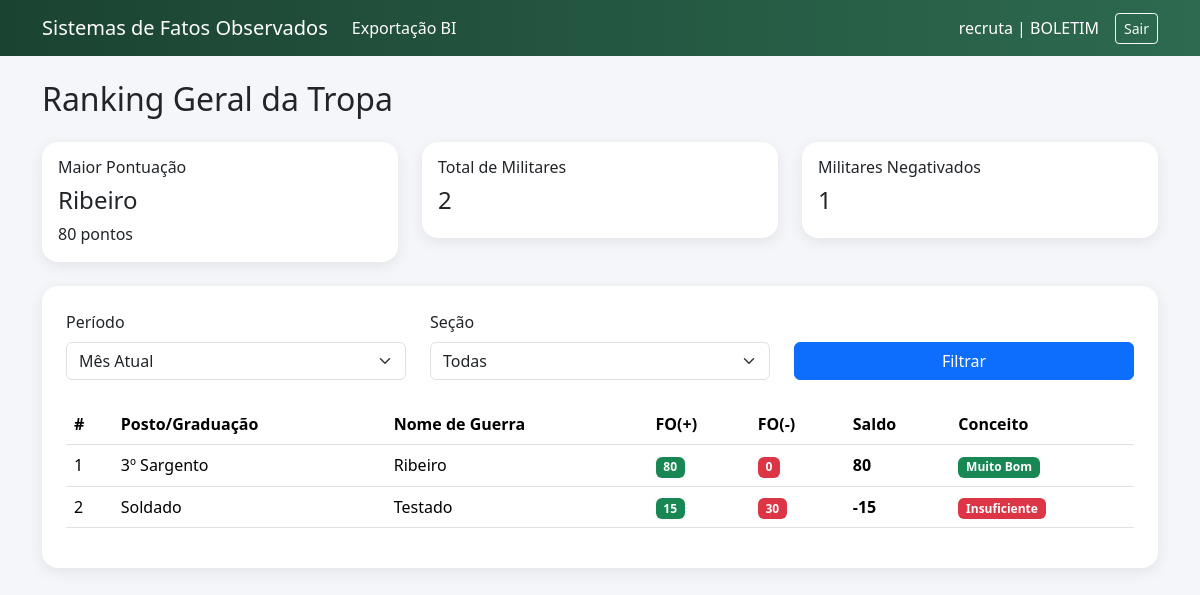
The page /fo/ranking (signed in) on the database its author committed.
### app/fo/models.py (models this page shows)
class Usuario(db.Model, UserMixin):
    __tablename__ = "usuarios"
    id = db.Column(db.Integer, primary_key=True)
    username = db.Column(db.String(80), unique=True, nullable=False)
    senha_hash = db.Column(db.String(128), nullable=False)
    perfil = db.Column(
        db.String(20),
        nullable=False,
        default="MILITAR"
    )
    militar_id = db.Column(
        db.Integer,
        db.ForeignKey("militares.id", ondelete="RESTRICT"),
        nullable=False
    )
    militar = db.relationship("Militar")

class Militar(db.Model):
    __tablename__ = "militares"
    id = db.Column(db.Integer, primary_key=True)
    nome_guerra = db.Column(db.String(120), nullable=False)
    identidade_militar = db.Column(db.String(30), unique=True, nullable=False)
    id_posto_graduacao = db.Column(
        db.Integer,
        db.ForeignKey("posto_graduacao.id", ondelete="RESTRICT"),
        nullable=False
    )
    data_de_praca = db.Column(db.Date, nullable=False)
    id_secao = db.Column(
        db.Integer,
        db.ForeignKey("secoes.id", ondelete="RESTRICT"),
        nullable=False
    )
    foto_url = db.Column(db.String(255), nullable=True)
    posto_graduacao = db.relationship("PostoGraduacao")
    secao = db.relationship("Secao")

### app/fo/routes.py (the view)
@fo_bp.route("/ranking")
@login_required
def ranking():
    periodo = request.args.get("periodo", "mes")
    secao_id = request.args.get("secao_id", type=int)
    query = db.session.query(
        Militar.id.label("militar_id"),
        Militar.nome_guerra.label("nome_guerra"),
        Militar.id_posto_graduacao.label("id_posto_graduacao"),
        PostoGraduacao.nome.label("posto_grad"),
        Militar.data_de_praca.label("data_de_praca"),
        func.sum(
            case(
                (FatoObservado.sinal == "POSITIVO", FatoObservado.pontos),
                else_=0
            )
        ).label("pontos_positivos"),
        func.sum(
            case(
                (FatoObservado.sinal == "NEGATIVO", FatoObservado.pontos),
                else_=0
            )
        ).label("pontos_negativos")
    ).join(
        FatoObservado,
        FatoObservado.militar_id == Militar.id
    ).join(
        PostoGraduacao,
        Militar.id_posto_graduacao == PostoGraduacao.id
    ).filter(
        FatoObservado.status == "Publicado"
    )
    if secao_id:
        query = query.filter(Militar.id_secao == secao_id)
    query = query.group_by(
        Militar.id,
        Militar.nome_guerra,
        Militar.id_posto_graduacao,
        Militar.data_de_praca,
        PostoGraduacao.nome
    )
    resultados = query.all()
    ranking_lista = []
    for item in resultados:
        positivos = item.pontos_positivos or 0
        negativos = item.pontos_negativos or 0
        saldo = positivos - negativos
        if saldo > 100:
            conceito = "Excelente"
            badge = "primary"
        elif 51 <= saldo <= 100:
            conceito = "Muito Bom"
            badge = "success"
        elif 0 <= saldo <= 50:
            conceito = "Bom"
            badge = "warning"
        else:
            conceito = "Insuficiente"
            badge = "danger"
        ranking_lista.append({
            "militar_id": item.militar_id,
            "nome_guerra": item.nome_guerra,
            "posto_grad": item.posto_grad,
            "qtd_positivo": positivos,
            "qtd_negativo": negativos,
            "saldo": saldo,
            "conceito": conceito,
            "badge": badge,
            "id_posto_graduacao": item.id_posto_graduacao,
            "data_de_praca": item.data_de_praca
        })
    ranking_lista.sort(
        key=lambda x: (
            -x["saldo"],
            x["id_posto_graduacao"],
            x["data_de_praca"]
        )
    )
    secoes = Secao.query.order_by(Secao.nome.asc()).all()
    return render_template(
        "fo/ranking.html",
        ranking=ranking_lista,
        periodo=periodo,
        secoes=secoes
        )

### app/__init__.py (called while the page is built)
def create_app():
    app = Flask(__name__)
    app.config.from_object(Config)
    db.init_app(app)
    login_manager.init_app(app)
    migrate.init_app(app, db)
    from app.fo.models import Usuario
    @login_manager.user_loader
    def load_user(user_id):
        return Usuario.query.get(int(user_id))
    login_manager.login_view = "auth.login"
    from app.fo import fo_bp
    app.register_blueprint(fo_bp)
    from app.auth import auth_bp
    app.register_blueprint(auth_bp)
    @app.route("/")
    def index():
        if current_user.is_authenticated and current_user.perfil == "MILITAR":
            return redirect(url_for("fo.meu_historico"))
        return redirect(url_for("fo.ranking"))
    return app

### app/templates/fo/ranking.html (shortened to what this page needs)
{% extends "base.html" %}
{% block content %}
<h2 class="mb-4">Ranking Geral da Tropa</h2>
<div class="row mb-4">
    <div class="col-md-4">
        <div class="card card-glass p-3">
            <h6>Maior Pontuação</h6>
            {% if ranking %}
                <h4>
                    {{ ranking[0].nome_guerra }}
                </h4>
                <p class="mb-0">
                    {{ ranking[0].saldo }} pontos
                </p>
            {% else %}
                <p>Nenhum dado.</p>
            {% endif %}
        </div>
    </div>
    <div class="col-md-4">
        <div class="card card-glass p-3">
            <h6>Total de Militares</h6>
            <h4>{{ ranking|length }}</h4>
        </div>
    </div>
    <div class="col-md-4">
        <div class="card card-glass p-3">
            <h6>Militares Negativados</h6>
            <h4>
                {{ ranking | selectattr('saldo', 'lt', 0) | list | length }}
            </h4>
        </div>
    </div>
</div>
<div class="card card-glass p-4">
    <form method="GET" class="row mb-4">
        <div class="col-md-4">
            <label class="form-label">Período</label>
            <select name="periodo" class="form-select">
                <option value="mes"
                    {% if periodo == 'mes' %}selected{% endif %}>
                    Mês Atual
                </option>
            </select>
        </div>
        <div class="col-md-4">
            <label class="form-label">Seção</label>
            <select name="secao_id" class="form-select">
                <option value="">Todas</option>
            </select>
        </div>
        <div class="col-md-4 d-flex align-items-end">
            <button class="btn btn-primary w-100">
                Filtrar
            </button>
        </div>
    </form>
    {% if ranking %}
    <div class="table-responsive">
        <table class="table table-hover align-middle">
            <thead>
                <tr>
                    <th>#</th>
                    <th>Posto/Graduação</th>
                    <th>Nome de Guerra</th>
                    <th>FO(+)</th>
                    <th>FO(-)</th>
                    <th>Saldo</th>
                    <th>Conceito</th>
                </tr>
            </thead>
            <tbody>
                {% for militar in ranking %}
                <tr>
                    <td>
                        {{ loop.index }}
                    </td>
                    <td>
                        {{ militar.posto_grad }}
                    </td>
                    <td>
                        {{ militar.nome_guerra }}
                    </td>
                    <td>
                        <span class="badge bg-success">
                            {{ militar.qtd_positivo }}
                        </span>
                    </td>
                    <td>
                        <span class="badge bg-danger">
                            {{ militar.qtd_negativo }}
                        </span>
                    </td>
                    <td>
                        <strong>
                            {{ militar.saldo }}
                        </strong>
                    </td>
                    <td>
                        <span class="badge bg-{{ militar.badge }}">
                            {{ militar.conceito }}
                        </span>
                    </td>
                </tr>
                {% endfor %}
            </tbody>
        </table>
    </div>
    {% else %}
    <div class="alert alert-warning">
        Nenhum resultado encontrado.
    </div>
    {% endif %}
</div>
{% endblock %}

### app/templates/base.html (shortened to what this page needs)
<!DOCTYPE html>
<html lang="pt-BR">
<head>
    <link href="https://cdn.jsdelivr.net/npm/bootstrap@5.3.3/dist/css/bootstrap.min.css" rel="stylesheet">
</head>
<body>
<nav class="navbar navbar-expand-lg navbar-dark navbar-custom mb-4">
    <div class="container">
        <a class="navbar-brand"
            href="{{ url_for('fo.ranking' )}}">
        Sistemas de Fatos Observados
        </a>
        <div class="collapse navbar-collapse"
            id="navbarNav">
            {% if current_user.is_authenticated %}
            <ul class="navbar-nav me-auto">
                {% if current_user.perfil in ["BOLETIM", "ADMIN"] %}
                    <li class="nav-item">
                        <a class="nav-link" href="{{ url_for('fo.exportacao') }}">
                            Exportação BI
                        </a>
                    </li>
                {% endif %}
            </ul>
            <div class="d-flex align-items-center gap-3">
                <span class="navbar-text">
                    {{ current_user.username }} | {{ current_user.perfil }}
                </span>
                <a class="btn btn-outline-light btn-sm"
                href="{{ url_for('auth.logout') }}">
                Sair
                </a>
            </div>
            {% endif %}
        </div>
    </div>
</nav>
<div class="container">
    {% block content %}{% endblock %}
</div>
</body>
</html>

### app/templates/base.html (style rules this page uses)
body { background: #f4f6f9; }
.navbar-custom { background: linear-gradient(90deg, #1b4332, #2d6a4f); }
.navbar-brand, .nav-link, .navbar-text { color:white !important; }
.card-glass { border-radius: 16px; border:none; box-shadow: 0 4px 15px rgba(0,0,0,0.08); }

### rows shown on the page
Usuario: username "recruta", perfil "BOLETIM"
Militar: nome_guerra "Ribeiro", posto_grad "3º Sargento", qtd_positivo "80", qtd_negativo "0", saldo "80", conceito "Muito Bom"
Militar: posto_grad "Soldado", nome_guerra "Testado", qtd_positivo "15", qtd_negativo "30", saldo "-15", conceito "Insuficiente"

### other values the page prints
{{ ranking[0].saldo }} "80"
{{ ranking|length }} "2"
{{ ranking | selectattr('saldo', 'lt', 0) | list | length }} "1"
